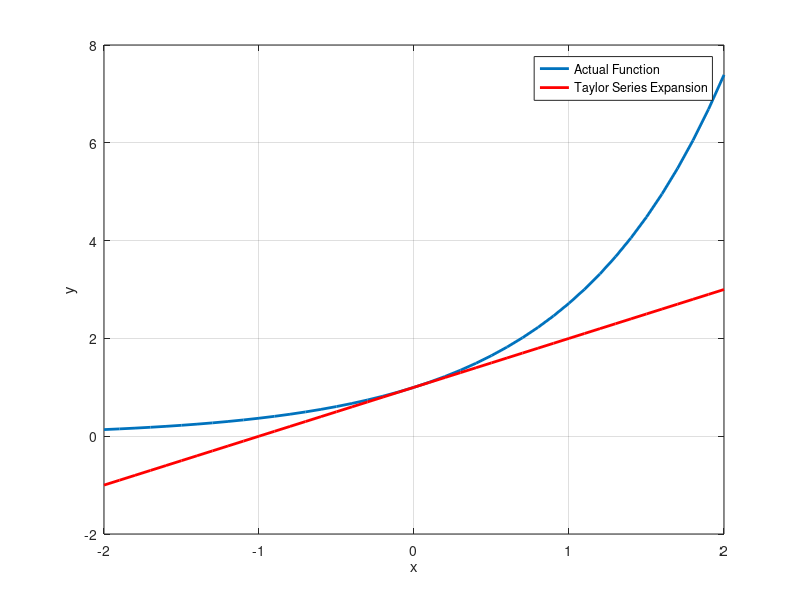

The MATLAB source for this figure:
clear 
clc
close all 

%%Create an x-vector

x = -2:0.1:2;
y = exp(x);

fig = figure();
set(fig,'color','white')
plot(x,y,'LineWidth',2)
grid on
xlabel('x')
ylabel('y')

%%Use x vecotr and create y estimate using Taylor series.

N = 1; %%Order of approximation, go higher if you want better estimation
yest = 0*y
for n = 0:N
	yest = yest + (x.^n)./factorial(n);
end

hold on
plot(x,yest,'r-','LineWidth',2)
legend('Actual Function','Taylor Series Expansion')
